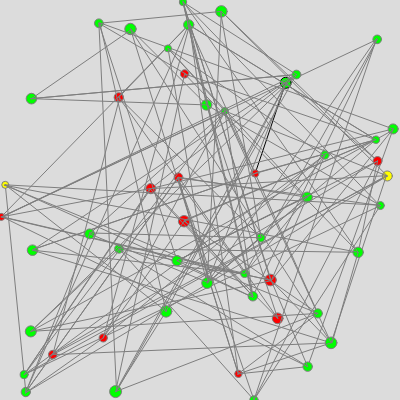
Frame 1 (no input)
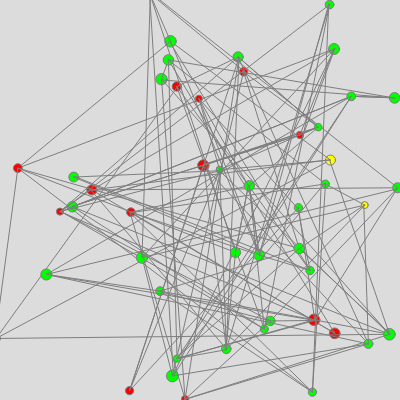
Frame 60 (no input)
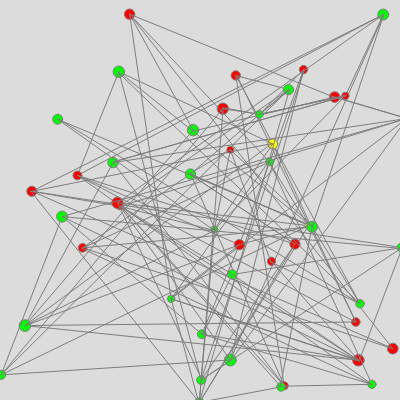
Frame 120 (the mouse pressed at the canvas centre since frame 60)

The p5.js sketch that drew these frames (run headless with seeded random() and noise() and a simulated clock; from frame 60 on, the mouse is pressed at the canvas centre):

// p5.js sketch
// ── sketch.js
let population = [];
let person;

function setup() {
  createCanvas(400, 400);
  for(let i = 0; i < 50; i++){
    let x = random(0,400);
    let y = random(0,400);
    let a = random(0,100);
    let h = random(0,200);

    population[i] = new Person(x,y,h,a);
  }

  for (u of population){
    let n = Math.floor(Math.random()*50)
    let o = Math.floor(Math.random()*50)
    let p = Math.floor(Math.random()*50)
    u.uv.push(population[n])
    u.uv.push(population[o])
    u.uv.push(population[p])
  }
}


function draw() {
  background(220);

  for(p of population){
    p.show()
    console.log(p.uv)
    p.show_connections()
    p.update()
    p.edges()
    for(pp of population){
      if (p != pp){
      pp.touch(p)
      }
    }

  }
}

// ── person.js
class Person {

    // init
    constructor(x, y, a, h) { //pulser has 4 arguments
    this.pos = createVector(x,y);
    this.age = a;
    this.health = h;
    this.speed = 1;
    this.vel = p5.Vector.random2D()
    this.acc = createVector(0,0);
    this.mass = random(7,12);
    this.searched = false;
    this.uv = [];
  }

    //Functions
    show() {
    if (this.health > 20){
      fill(0, 255, 0)}

    else{
      fill(255,0,0)
      if (this.age < 30){
        fill(255,255,0)
      }
    }
    ellipse(this.pos.x, this.pos.y, this.mass, this.mass);
  }

    update() {
    // add vel to postion
    this.pos.add(this.vel);
    // add acc to vel
    this.vel.add(this.acc);
    this.acc.mult(0)
  }

    move() {
    this.pos.x += random(-this.speed, this.speed);
    this.pos.y += random(-this.speed, this.speed);
  }

    edges(){
    // left / right
    if (this.pos.x > width + this.mass){
      this.pos.x = -this.mass;
    } else if (this.pos.x < -this.mass){
      this.pos.x = width + this.mass;
    }
    // up / down
    if (this.pos.y > height + this.mass){
      this.pos.y = -this.r;
    } else if (this.pos.y < -this.mass){
      this.pos.y = height + this.mass;
    }
  }

    touch(other){
    let d = dist(this.pos.x, this.pos.y, other.pos.x,   other.pos.y);
    if (d < 10){
      let sick = random(0,100)
      if (sick > 75){
       this.health -= 10;
      }
    }
  }

    show_connections(){
      for(let u of this.uv){
        console.log(u.pos.x)
        line(this.pos.x, this.pos.y, u.pos.x, u.pos.y);
        stroke(126);
      }
    }
}
